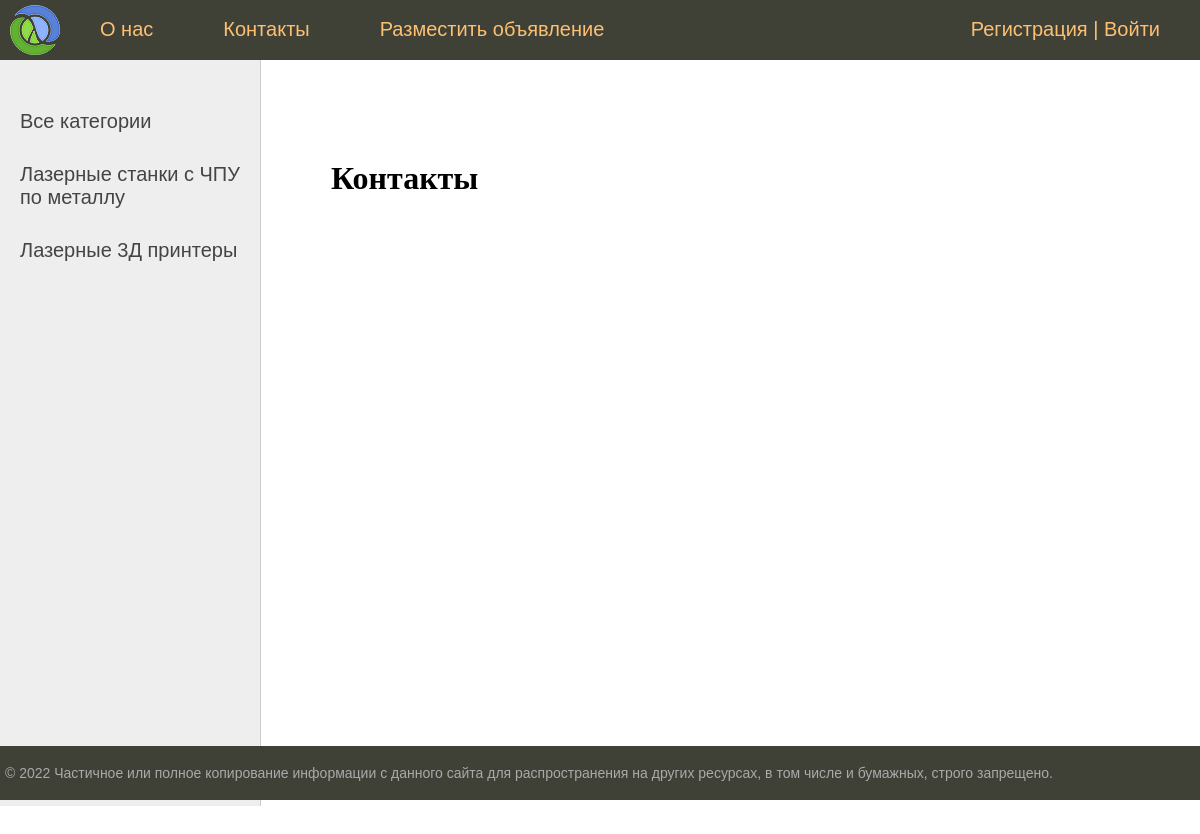
Page /contact/ on the committed database.
### cnc_mashine/models.py (models this page shows, shortened)
class Category(models.Model):
    name = models.CharField(max_length=255, verbose_name='Категория')
    slug = models.SlugField(max_length=255, unique=True, db_index=True, verbose_name='URL')
    def get_absolute_url(self):
        return reverse('category', kwargs={'category_slug': self.slug})
    class Meta:
        verbose_name = 'Категории'
        verbose_name_plural = 'Категории'

### cnc_mashine/views.py (the view)
# urls.py: path('contact/', contact, name='contact'),
def contact(request):
    context = {
        'menu': menu,
        'title': 'Контакты',
        'cats': Category.objects.all()
    }
    return render(request, 'cnc_mashine/contact.html', context=context)

### cnc_mashine/templates/cnc_mashine/contact.html
{% extends 'cnc_mashine/base.html' %}
{% block content %}
<h1>Контакты</h1>
{% endblock %}

### cnc_mashine/templates/cnc_mashine/base.html (shortened to what this page needs)
{% load static %}
<!DOCTYPE html>
<html>
<head>
	<link type="text/css" href="{% static 'cnc_mashine/css/styles.css' %}" rel="stylesheet" />
</head>
<body>
<table class="table-page" border=0 cellpadding="0" cellspacing="0">
<tr><td valign=top>
{% block mainmenu %}
		<div class="header">
			<ul id="mainmenu" class="mainmenu">
			<li class="logo"><a href="{% url 'home' %}"><div class="logo"></div></a></li>
{% for m in menu %}
				<li><a href="{% url m.url_name %}">{{m.title}}</a></li>
{% endfor %}
				{% if request.user.is_authenticated %}
				<li class="last"> Здравствуйте, {{user.first_name}}! | <a href="{% url 'logout' %}">Выйти</a></li>
				{% else %}
				<li class="last"><a href="{% url 'register' %}">Регистрация</a> | <a href="{% url 'login' %}">Войти</a></li>
				{% endif %}
			</ul>
		</div>
{% endblock mainmenu %}
<table class="table-content" border=0 cellpadding="0" cellspacing="0">
<tr>
	<td valign="top" class="left-chapters">
	<ul id="leftchapters">
		{% if cat_selected == 0 %}
			<li class="selected">Все категории</li>
		{% else %}
			<li class="selected"><a href="{% url 'home' %}">Все категории</a></li>
		{% endif %}
		{% for c in cats %}
			{% if c.slug == cat_selected %}
				<li class="selected">{{c.name}}</li>
			{% else %}
				<li class="selected"><a href="{{ c.get_absolute_url }}">{{c.name}}</a></li>
			{% endif %}
		{% endfor %}
	</ul>
</td>
<td valign="top" class="content">
	<div class="content-text">
{% block content %}
{% endblock %}
	</div>
</td></tr></table>
</td></tr>
<tr><td valign=top>
	<div id="footer">
		<p>&copy; 2022 Частичное или полное копирование информации с данного сайта для распространения на других ресурсах, в том числе и бумажных, строго запрещено.</p>
	</div>
</td></tr></table>
</body>
</html>

### cnc_mashine/static/cnc_mashine/css/styles.css (style rules this page uses)
html, body { font-family: 'Arial'; margin: 0; padding: 0; height: 100%; width: 100%; color: #444; }
a { color: #0059b2; text-decoration: none; }
.table-page { width: 100%; height: 100%; vertical-align: top; }
.table-page tr { height: 100%; }
.header { background: #3F4137; height: 60px; }
.logo { background: url('../images/logo.png') no-repeat 10px 5px; width: 70px; height: 60px; }
ul.mainmenu { list-style: none; margin: 0; padding: 0; height: 60px; color: #fdc073; font-size: 20px; overflow: hidden; }
ul.mainmenu li { float: left; margin: 18px 40px 0 30px; }
ul.mainmenu li.logo { margin: 0; }
ul.mainmenu li.last { float: right; }
ul.mainmenu li a { color: #fdc073; text-decoration: none; }
.table-content { width: 100%; min-height: 100%; height: 100%; }
.left-chapters { margin: 0; background: #eee; border-right: 1px solid #ccc; min-height: 100%; }
.left-chapters ul { width: 230px; min-height: 100%; margin: 0; padding: 20px 10px 10px 20px; list-style: none; font-size: 20px; }
.left-chapters ul li { margin: 30px 0 0 0; color: #999; }
.left-chapters ul li.selected { color: #0059b2; }
.left-chapters ul li a { color: #444; text-decoration: none; }
.content { padding: 40px 20px 20px 40px; width: 100%; box-sizing: border-box; }
.content-text { margin: 60px 0 0 30px; color: #000; font-size: 20px; font-family: Yandex Sans Display Light; }
.content-text h1 { font-size: 32px; }
#footer { box-sizing: border-box; background: #3F4137; padding: 5px; color: #aaa; font-size: 14px; font-family: Verdana, Geneva, Arial, Helvetica; text-align: left; overflow: hidden; }

### rows in the picture
Category: name "Лазерные станки с ЧПУ по металлу"
Category: name "Лазерные 3Д принтеры"

### other values in the picture
{{ m.title }} "О нас" "Контакты" "Разместить объявление"
